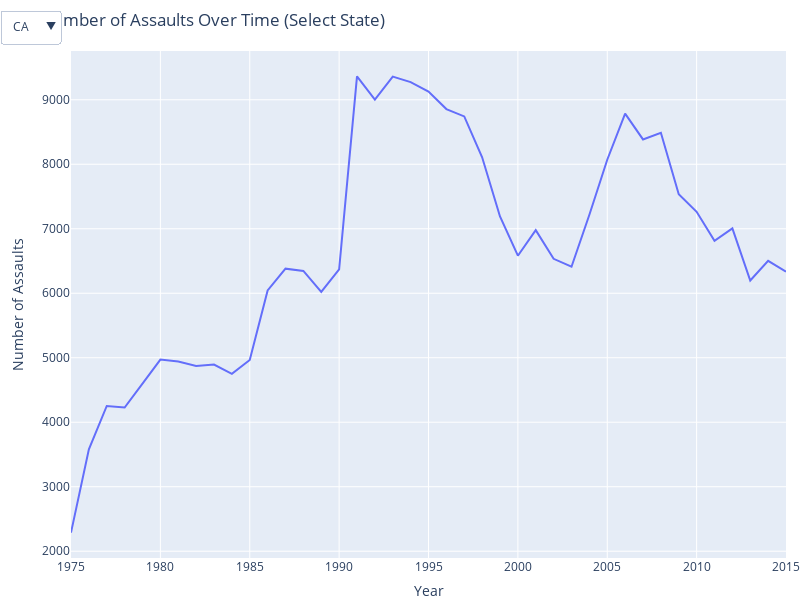

The notebook cell saved with this chart:
### Code cell
# Prepare data for the line plot
assaults_by_year = data.groupby(['Year', 'State'])['Assaults'].sum().reset_index()

# Create a line plot with a dropdown menu using Plotly
fig = go.Figure()

for state in assaults_by_year['State'].unique():
    fig.add_trace(
        go.Scatter(
            x=assaults_by_year[assaults_by_year['State'] == state]['Year'],
            y=assaults_by_year[assaults_by_year['State'] == state]['Assaults'],
            name=state,
            visible=False,
        )
    )

fig.update_layout(
    updatemenus=[
        dict(
            active=0,
            buttons=list([
                dict(label=state, method='update', args=[{'visible': [s == state for s in assaults_by_year['State'].unique()]}, {'title': f'Number of Assaults in {state} Over Time'}]) for state in assaults_by_year['State'].unique()
            ]),
            direction='down',
            pad={'r': 10, 't': 10},
            showactive=True,
            x=-0.1,
            xanchor='left',
            y=1.1,
            yanchor='top',
        )
    ],
    title='Number of Assaults Over Time (Select State)',
    xaxis_title='Year',
    yaxis_title='Number of Assaults',
    height=600,
    width=800,
    margin={'r': 0, 't': 50, 'l': 0, 'b': 0}
)

# Set the first state to visible by default
fig.data[0].visible = True

fig.show()

### Figure 1 — Plotly figure (JSON) as saved in the notebook; plotly's stock layout.template omitted (floating-point values rounded to 4 significant figures)
{"data": [{"name": "CA", "type": "scatter", "visible": true, "x": [1975, 1976, 1977, 1978, 1979, 1980, 1981, 1982, 1983, 1984, 1985, 1986, 1987, 1988, 1989, 1990, 1991, 1992, 1993, 1994, 1995, 1996, 1997, 1998, 1999, 2000, 2001, 2002, 2003, 2004, 2005, 2006, 2007, 2008, 2009, 2010, 2011, 2012, 2013, 2014, 2015], "y": [2288, 3581, 4252, 4228, 4598, 4972, 4941, 4873, 4895, 4751, 4965, 6043, 6381, 6346, 6021, 6369, 9363, 9002, 9360, 9273, 9126, 8856, 8742, 8109, 7190, 6582, 6978, 6534, 6411, 7217, 8070, 8786, 8385, 8489, 7535, 7263, 6812, 7005, 6198, 6503, 6333]}, {"name": "DC", "type": "scatter", "visible": false, "x": [1975, 1976, 1977, 1978, 1979, 1980, 1981, 1982, 1983, 1984, 1985, 1986, 1987, 1988, 1989, 1990, 1991, 1992, 1993, 1994, 1995, 1996, 1997, 1998, 1999, 2000, 2001, 2002, 2003, 2004, 2005, 2006, 2007, 2008, 2009, 2010, 2011, 2012, 2013, 2014, 2015], "y": [2812, 2659, 2594, 2546, 2964, 3236, 3432, 3645, 3646, 4097, 4457, 4181, 5084, 5690, 5775, 6779, 6704, 8566, 9003, 8218, 7228, 6310, 5688, 4932, 4615, 4579, 5003, 4854, 4482, 3863, 3854, 4453, 3566, 3609, 3295, 3238, 2949, 3399, 3724, 4004, 4024]}, {"name": "GA", "type": "scatter", "visible": false, "x": [1975, 1976, 1977, 1978, 1979, 1980, 1981, 1982, 1983, 1984, 1985, 1986, 1987, 1988, 1989, 1990, 1991, 1992, 1993, 1994, 1995, 1996, 1997, 1998, 1999, 2000, 2001, 2002, 2003, 2004, 2005, 2006, 2007, 2008, 2009, 2010, 2011, 2012, 2013, 2014, 2015], "y": [3518, 3518, 3593, 3990, 4639, 5470, 5246, 5722, 5014, 5729, 5990, 6867, 6950, 9001, 9119, 9062, 8967, 9207, 9541, 8728, 8859, 8306, 7563, 7432, 6690, 6849, 5956, 5373, 4360, 4427, 4039, 4308, 4221, 3864, 3419, 3405, 3518, 3555, 2965, 3004, 2944]}, {"name": "IL", "type": "scatter", "visible": false, "x": [1975, 1976, 1977, 1978, 1979, 1980, 1981, 1982, 1983, 1984, 1985, 1986, 1987, 1988, 1989, 1990, 1991, 1992, 1993, 1994, 1995, 1996, 1997, 1998, 1999, 2000, 2001, 2002, 2003, 2004, 2005, 2006, 2007, 2008, 2009, 2010, 2011, 2012, 2013, 2014, 2015], "y": [12514, 11070, 10311, 10325, 10832, 10205, 7359, 8317, 13330, 28420, 29096, 33529, 34172, 35988, 37615, 41114, 42237, 41080, 39753, 40380, 39205, 37097, 36519, 36110, 28027, 26545, 25533, 24842, 19784, 18746, 17943, 17445, 17424, 17032, 15727, 13757, 12408, 12272, 12108, 12530, 13104]}, {"name": "OH", "type": "scatter", "visible": false, "x": [1975, 1976, 1977, 1978, 1979, 1980, 1981, 1982, 1983, 1984, 1985, 1986, 1987, 1988, 1989, 1990, 1991, 1992, 1993, 1994, 1995, 1996, 1997, 1998, 1999, 2000, 2001, 2002, 2003, 2004, 2005, 2006, 2007, 2008, 2009, 2010, 2011, 2012, 2013, 2014, 2015], "y": [2524, 4911, 4735, 5336, 6209, 6898, 6978, 6757, 5814, 5663, 5603, 6572, 5997, 6313, 7031, 8430, 8754, 8709, 8314, 7626, 7717, 6861, 4795, 4500, 5454, 5599, 6307, 6081, 5554, 4880, 4831, 4866, 4898, 4819, 4686, 4551, 4190, 3801, 3963, 4364, 2704]}, {"name": "WA", "type": "scatter", "visible": false, "x": [1975, 1976, 1977, 1978, 1979, 1980, 1981, 1982, 1983, 1984, 1985, 1986, 1987, 1988, 1989, 1990, 1991, 1992, 1993, 1994, 1995, 1996, 1997, 1998, 1999, 2000, 2001, 2002, 2003, 2004, 2005, 2006, 2007, 2008, 2009, 2010, 2011, 2012, 2013, 2014, 2015], "y": [1492, 1601, 1987, 2229, 2328, 2373, 2526, 2383, 2291, 2669, 3178, 3505, 3618, 3675, 3914, 4551, 4019, 4337, 4344, 3615, 2390, 2282, 2654, 2456, 2291, 2463, 2367, 2338, 2229, 2041, 2339, 2326, 2031, 1680, 1945, 1971, 2126, 2198, 1986, 2258, 2394]}, {"name": "CO", "type": "scatter", "visible": false, "x": [1976, 1977, 1978, 1979, 1980, 1981, 1982, 1983, 1984, 1985, 1986, 1987, 1988, 1989, 1990, 1991, 1992, 1993, 1994, 1995, 1996, 1997, 1998, 1999, 2000, 2001, 2002, 2003, 2004, 2005, 2006, 2007, 2008, 2009, 2010, 2011, 2012, 2013, 2014, 2015], "y": [1934, 2379, 2345, 2764, 3173, 3103, 2932, 3243, 3307, 3562, 4193, 3787, 3823, 4279, 5067, 5871, 6161, 6454, 5421, 3796, 2949, 2774, 2283, 2365, 2371, 2389, 2564, 2626, 3697, 3582, 3673, 3044, 2942, 2900, 2782, 2896, 3024, 3116, 3146, 3605]}, {"name": "FL", "type": "scatter", "visible": false, "x": [1976, 1977, 1978, 1979, 1980, 1981, 1982, 1983, 1984, 1985, 1986, 1987, 1988, 1989, 1990, 1991, 1992, 1993, 1994, 1995, 1996, 1997, 1998, 1999, 2000, 2001, 2002, 2003, 2004, 2005, 2006, 2007, 2008, 2009, 2010, 2011, 2012, 2013, 2014, 2015], "y": [4336, 4543, 9027, 9572, 10993, 11409, 12370, 11915, 13285, 14507, 16003, 17618, 8047, 17622, 21990, 20336, 22362, 23011, 22412, 21257, 21188, 20540, 18459, 16285, 16924, 15598, 15184, 14145, 13883, 13793, 12703, 12903, 12050, 10351, 9472, 9167, 9311, 8850, 9365, 9598]}, {"name": "KS", "type": "scatter", "visible": false, "x": [1976, 1977, 1978, 1979, 1980, 1981, 1982, 1983, 1984, 1985, 1986, 1987, 1988, 1989, 1990, 1991, 1992, 1993, 1994, 1995, 1996, 1997, 1998, 1999, 2000, 2001, 2002, 2003, 2004, 2005, 2006, 2007, 2008, 2009, 2010, 2011, 2012, 2013, 2014, 2015], "y": [470, 527, 531, 609, 763, 668, 790, 664, 658, 698, 661, 711, 774, 1038, 771, 960, 1130, 1103, 1024, 1046, 1298, 1481, 1177, 1031, 1279, 1501, 1344, 1435, 1990, 1950, 2534, 2516, 2303, 2441, 2290, 2203, 2135, 2337, 2179, 2730]}, {"name": "MD", "type": "scatter", "visible": false, "x": [1976, 1977, 1978, 1979, 1980, 1981, 1982, 1983, 1984, 1985, 1986, 1987, 1988, 1989, 1990, 1991, 1992, 1993, 1994, 1995, 1996, 1997, 1998, 1999, 2000, 2001, 2002, 2003, 2004, 2005, 2006, 2007, 2008, 2009, 2010, 2011, 2012, 2013, 2014, 2015], "y": [5776, 6050, 5811, 6232, 5775, 6229, 6559, 6267, 6800, 6922, 6340, 6008, 6574, 6849, 7473, 7257, 8452, 8548, 8718, 9134, 8145, 7995, 7556, 10536, 8763, 8500, 8644, 6370, 7159, 6907, 6173, 5859, 5683, 5561, 5492, 4891, 4651, 4460, 4213, 4598]}, {"name": "MI", "type": "scatter", "visible": false, "x": [1976, 1977, 1978, 1979, 1980, 1981, 1982, 1983, 1984, 1985, 1986, 1987, 1988, 1989, 1990, 1991, 1992, 1993, 1994, 1995, 1996, 1997, 1998, 1999, 2000, 2001, 2002, 2003, 2004, 2005, 2006, 2007, 2008, 2009, 2010, 2011, 2012, 2013, 2014, 2015], "y": [6593, 6482, 7533, 7787, 7999, 6648, 6029, 6511, 6182, 6925, 8857, 10582, 10751, 11006, 12498, 12651, 12433, 12999, 13042, 12356, 12188, 12331, 14581, 12948, 13037, 12804, 12542, 11727, 9358, 13485, 13143, 12396, 11000, 11390, 10721, 9508, 9345, 8801, 9194, 7564]}, {"name": "MN", "type": "scatter", "visible": false, "x": [1976, 1977, 1978, 1979, 1980, 1981, 1982, 1983, 1984, 1985, 1986, 1987, 1988, 1989, 1990, 1991, 1992, 1993, 1994, 1995, 1996, 1997, 1998, 1999, 2000, 2001, 2002, 2003, 2004, 2005, 2006, 2007, 2008, 2009, 2010, 2011, 2012, 2013, 2014, 2015], "y": [1220, 1116, 1077, 1554, 1241, 1192, 1314, 1154, 1724, 2361, 2622, 2114, 2420, 2335, 1467, 2471, 2464, 2727, 2990, 2852, 2967, 2831, 2637, 2349, 1984, 1716, 1920, 1895, 2036, 2439, 2836, 2561, 2370, 2148, 1993, 1715, 1711, 1761, 1802, 2045]}, {"name": "NJ", "type": "scatter", "visible": false, "x": [1976, 1977, 1978, 1979, 1980, 1981, 1982, 1983, 1984, 1985, 1986, 1987, 1988, 1989, 1990, 1991, 1992, 1993, 1994, 1995, 1996, 1997, 1998, 1999, 2000, 2001, 2002, 2003, 2004, 2005, 2006, 2007, 2008, 2009, 2010, 2011, 2012, 2013, 2014, 2015], "y": [2309, 2556, 2737, 3001, 3716, 3783, 3705, 3375, 3244, 3705, 3994, 4038, 4672, 4547, 4225, 3869, 3926, 3977, 4331, 4573, 4271, 3558, 2569, 2263, 2016, 1819, 1473, 1261, 1365, 1391, 1359, 1147, 1155, 1130, 1112, 1114, 1093, 926, 944, 1068]}, {"name": "OR", "type": "scatter", "visible": false, "x": [1976, 1977, 1978, 1979, 1980, 1981, 1982, 1983, 1984, 1985, 1986, 1987, 1988, 1989, 1990, 1991, 1992, 1993, 1994, 1995, 1996, 1997, 1998, 1999, 2000, 2001, 2002, 2003, 2004, 2005, 2006, 2007, 2008, 2009, 2010, 2011, 2012, 2013, 2014], "y": [2030, 1892, 1838, 2297, 2298, 2939, 3245, 3502, 3962, 4614, 4433, 4623, 4637, 4932, 4838, 4881, 5167, 5603, 6014, 6066, 5325, 5250, 4681, 4501, 3864, 2963, 2844, 2732, 2405, 2376, 2262, 2110, 2037, 1797, 1794, 1842, 1892, 1776, 1776]}, {"name": "PA", "type": "scatter", "visible": false, "x": [1976, 1977, 1978, 1979, 1980, 1981, 1982, 1983, 1984, 1985, 1986, 1987, 1988, 1989, 1990, 1991, 1992, 1993, 1994, 1995, 1996, 1997, 1998, 1999, 2000, 2001, 2002, 2003, 2004, 2005, 2006, 2007, 2008, 2009, 2010, 2011, 2012, 2013, 2014, 2015], "y": [6078, 5683, 5699, 6042, 6562, 6935, 6999, 6247, 6115, 6649, 7285, 7840, 8266, 8420, 9705, 8440, 7421, 8210, 8118, 8139, 6970, 7208, 10049, 11979, 12564, 11868, 11848, 11372, 11806, 11727, 12139, 11252, 11393, 10493, 10420, 10104, 9783, 9166, 8809, 8935]}, {"name": "TX", "type": "scatter", "visible": false, "x": [1976, 1977, 1978, 1979, 1980, 1981, 1982, 1983, 1984, 1985, 1986, 1987, 1988, 1989, 1990, 1991, 1992, 1993, 1994, 1995, 1996, 1997, 1998, 1999, 2000, 2001, 2002, 2003, 2004, 2005, 2006, 2007, 2008, 2009, 2010, 2011, 2012, 2013, 2014, 2015], "y": [4813, 7005, 7733, 9509, 10084, 8792, 10355, 10202, 11225, 13001, 17999, 18992, 19835, 20566, 22689, 26700, 24978, 24725, 23304, 25079, 25940, 23977, 23522, 23261, 23458, 23812, 23713, 22770, 22798, 22708, 22533, 21088, 21127, 21001, 19596, 18874, 18402, 16981, 17719, 17629]}, {"name": "AZ", "type": "scatter", "visible": false, "x": [1977, 1978, 1979, 1980, 1981, 1982, 1983, 1984, 1985, 1986, 1987, 1988, 1989, 1990, 1991, 1992, 1993, 1994, 1995, 1996, 1997, 1998, 1999, 2000, 2001, 2002, 2003, 2004, 2005, 2006, 2007, 2008, 2009, 2010, 2011, 2012, 2013, 2014, 2015], "y": [3456, 4036, 4579, 5659, 5412, 4784, 5052, 6165, 7592, 8728, 8554, 8860, 8659, 10445, 11103, 11715, 12791, 12871, 13136, 11534, 11342, 10627, 10130, 9925, 9997, 10681, 9918, 9862, 10228, 9954, 9247, 8938, 7656, 7287, 7304, 8726, 8713, 8083, 8380]}, {"name": "HI", "type": "scatter", "visible": false, "x": [1977, 1978, 1979, 1980, 1981, 1982, 1983, 1984, 1985, 1986, 1987, 1988, 1989, 1990, 1991, 1992, 1993, 1994, 1995, 1996, 1997, 1998, 1999, 2000, 2001, 2002, 2003, 2004, 2005, 2006, 2007, 2008, 2009, 2010, 2011, 2012, 2013, 2014, 2015], "y": [357, 346, 357, 398, 340, 400, 599, 553, 552, 737, 915, 1042, 1044, 1211, 894, 1012, 1099, 1169, 1256, 1078, 1131, 1031, 1019, 1058, 1141, 1207, 1336, 1441, 1480, 1543, 1425, 1426, 1411, 1420, 1332, 1246, 1294, 1166, 1208]}, {"name": "IN", "type": "scatter", "visible": false, "x": [1977, 1978, 1979, 1980, 1981, 1982, 1983, 1984, 1985, 1986, 1987, 1988, 1989, 1990, 1991, 1992, 1993, 1994, 1995, 1996, 1997, 1998, 1999, 2000, 2001, 2002, 2003, 2004, 2005, 2006, 2007, 2008, 2009, 2010, 2011, 2012, 2013, 2014, 2015], "y": [1220, 1353, 1594, 1743, 1880, 1892, 1886, 2151, 2422, 2235, 2720, 3670, 3529, 3983, 4415, 4028, 3657, 3422, 3158, 4280, 4601, 5002, 4579, 3753, 4087, 4028, 3714, 3716, 4039, 3751, 5176, 5123, 5271, 5726, 5267, 5967, 5894, 6251, 6497]}, {"name": "MA", "type": "scatter", "visible": false, "x": [1977, 1978, 1979, 1980, 1981, 1982, 1983, 1984, 1985, 1986, 1987, 1988, 1989, 1990, 1991, 1992, 1993, 1994, 1995, 1996, 1997, 1998, 1999, 2000, 2001, 2002, 2003, 2004, 2005, 2006, 2007, 2008, 2009, 2010, 2011, 2012, 2013, 2014, 2015], "y": [3284, 3853, 4236, 4376, 4192, 3980, 4195, 4476, 5036, 5549, 5920, 6291, 6471, 6960, 6446, 6297, 6184, 5881, 5497, 5211, 4765, 4703, 4428, 4507, 4412, 3994, 4113, 4159, 4489, 4485, 4267, 3979, 3596, 3564, 3014, 3050, 2851, 2736, 2873]}, {"name": "NC", "type": "scatter", "visible": false, "x": [1977, 1978, 1979, 1980, 1981, 1982, 1983, 1984, 1985, 1986, 1987, 1988, 1989, 1990, 1991, 1992, 1993, 1994, 1995, 1996, 1997, 1998, 1999, 2000, 2001, 2002, 2003, 2004, 2005, 2006, 2007, 2008, 2009, 2010, 2011, 2012, 2013, 2014, 2015], "y": [1867, 1973, 2156, 2316, 2507, 3346, 3395, 3576, 3830, 4407, 4793, 5287, 5624, 6105, 6304, 7083, 7134, 7178, 7093, 7206, 7449, 7011, 6459, 5647, 5702, 5478, 5295, 5209, 5057, 5221, 4825, 4822, 3974, 3780, 3801, 4150, 3986, 4164, 4597]}, {"name": "NM", "type": "scatter", "visible": false, "x": [1977, 1978, 1979, 1980, 1981, 1982, 1983, 1984, 1985, 1986, 1987, 1988, 1989, 1990, 1991, 1992, 1993, 1994, 1995, 1996, 1997, 1998, 1999, 2000, 2001, 2002, 2003, 2004, 2005, 2006, 2007, 2008, 2009, 2010, 2011, 2012, 2013, 2014, 2015], "y": [1398, 1516, 1602, 1630, 1620, 1508, 1815, 2162, 2578, 2748, 2599, 3108, 3445, 3835, 3972, 4372, 4835, 4940, 2763, 3824, 3629, 3614, 3320, 3317, 3396, 3250, 3045, 3206, 3182, 3059, 3287, 2960, 2597, 2971, 2910, 2740, 2803, 3121, 3273]}, {"name": "NY", "type": "scatter", "visible": false, "x": [1977, 1978, 1979, 1980, 1981, 1982, 1983, 1984, 1985, 1986, 1987, 1988, 1989, 1990, 1991, 1992, 1993, 1994, 1995, 1996, 1997, 1998, 1999, 2000, 2001, 2002, 2003, 2004, 2005, 2006, 2007, 2008, 2009, 2010, 2011, 2012, 2013, 2014, 2015], "y": [1842, 1195, 1582, 1561, 1353, 1615, 1547, 1617, 1699, 1906, 1700, 2158, 2345, 2711, 2968, 2947, 2772, 3251, 3174, 1576, 1542, 1513, 1562, 1887, 1816, 1902, 1999, 2056, 2031, 2001, 1739, 1966, 2083, 1921, 1634, 1808, 1735, 1663, 1640]}, {"name": "OK", "type": "scatter", "visible": false, "x": [1977, 1978, 1979, 1980, 1981, 1982, 1983, 1984, 1985, 1986, 1987, 1988, 1989, 1990, 1991, 1992, 1993, 1994, 1995, 1996, 1997, 1998, 1999, 2000, 2001, 2002, 2003, 2004, 2005, 2006, 2007, 2008, 2009, 2010, 2011, 2012, 2013, 2014, 2015], "y": [1161, 1313, 1435, 1630, 1435, 1395, 1208, 1439, 1805, 2125, 1786, 2159, 2595, 2920, 2998, 3263, 3385, 3230, 3127, 3225, 3361, 3216, 3284, 3399, 3481, 3153, 3080, 3306, 3538, 3477, 3175, 3524, 2856, 2617, 2555, 2529, 2400, 1938, 2354]}, {"name": "TN", "type": "scatter", "visible": false, "x": [1977, 1978, 1979, 1980, 1981, 1982, 1983, 1984, 1985, 1986, 1987, 1988, 1989, 1990, 1991, 1992, 1993, 1994, 1995, 1996, 1997, 1998, 1999, 2000, 2001, 2002, 2003, 2004, 2005, 2006, 2007, 2008, 2009, 2010, 2011, 2012, 2013, 2014, 2015], "y": [1796, 1738, 2858, 3337, 3122, 3568, 3352, 4672, 5056, 5340, 5458, 6208, 6402, 8006, 8231, 8685, 9615, 10155, 10403, 12150, 11566, 9795, 9998, 11058, 11996, 11644, 11166, 11801, 13735, 13401, 13247, 13268, 12064, 11255, 11659, 12703, 11729, 12704, 12472]}, {"name": "WI", "type": "scatter", "visible": false, "x": [1977, 1978, 1979, 1980, 1981, 1982, 1983, 1984, 1985, 1986, 1987, 1988, 1989, 1990, 1991, 1992, 1993, 1994, 1995, 1996, 1997, 1998, 1999, 2000, 2001, 2002, 2003, 2004, 2005, 2006, 2007, 2008, 2009, 2010, 2011, 2012, 2013, 2014, 2015], "y": [879, 890, 1101, 1227, 1257, 1250, 1236, 1249, 1512, 3401, 3495, 2445, 1282, 1486, 1311, 1329, 1411, 1977, 2579, 2210, 2636, 2528, 2531, 2265, 2128, 2148, 2066, 1823, 2811, 3873, 4181, 3884, 3209, 3102, 3255, 4508, 4405, 4877, 5253]}, {"name": "NE", "type": "scatter", "visible": false, "x": [1978, 1979, 1980, 1981, 1982, 1983, 1984, 1985, 1986, 1987, 1988, 1989, 1990, 1991, 1992, 1993, 1994, 1995, 1996, 1997, 1998, 1999, 2000, 2001, 2002, 2003, 2004, 2005, 2006, 2007, 2008, 2009, 2010, 2011, 2012, 2013, 2014, 2015], "y": [792, 830, 679, 470, 1512, 1584, 1654, 1669, 1844, 1749, 1820, 1901, 2307, 2366, 1630, 2906, 2762, 2670, 3726, 3848, 3692, 3445, 2063, 1658, 1632, 1517, 1577, 1415, 1437, 1529, 1475, 1249, 1312, 1350, 1442, 1505, 1523, 1452]}, {"name": "KY", "type": "scatter", "visible": false, "x": [2003, 2004, 2005, 2006, 2007, 2008, 2009, 2010, 2011, 2012, 2013, 2014, 2015], "y": [1673, 1522, 1810, 1873, 2063, 2253, 1907, 1850, 2168, 2350, 2009, 2233, 2469]}], "layout": {"height": 600, "margin": {"b": 0, "l": 0, "r": 0, "t": 50}, "title": {"text": "Number of Assaults Over Time (Select State)"}, "updatemenus": [{"active": 0, "buttons": [{"args": [{"visible": [true, false, false, false, false, false, false, false, false, false, false, false, false, false, false, false, false, false, false, false, false, false, false, false, false, false, false, false]}, {"title": "Number of Assaults in CA Over Time"}], "label": "CA", "method": "update"}, {"args": [{"visible": [false, true, false, false, false, false, false, false, false, false, false, false, false, false, false, false, false, false, false, false, false, false, false, false, false, false, false, false]}, {"title": "Number of Assaults in DC Over Time"}], "label": "DC", "method": "update"}, {"args": [{"visible": [false, false, true, false, false, false, false, false, false, false, false, false, false, false, false, false, false, false, false, false, false, false, false, false, false, false, false, false]}, {"title": "Number of Assaults in GA Over Time"}], "label": "GA", "method": "update"}, {"args": [{"visible": [false, false, false, true, false, false, false, false, false, false, false, false, false, false, false, false, false, false, false, false, false, false, false, false, false, false, false, false]}, {"title": "Number of Assaults in IL Over Time"}], "label": "IL", "method": "update"}, {"args": [{"visible": [false, false, false, false, true, false, false, false, false, false, false, false, false, false, false, false, false, false, false, false, false, false, false, false, false, false, false, false]}, {"title": "Number of Assaults in OH Over Time"}], "label": "OH", "method": "update"}, {"args": [{"visible": [false, false, false, false, false, true, false, false, false, false, false, false, false, false, false, false, false, false, false, false, false, false, false, false, false, false, false, false]}, {"title": "Number of Assaults in WA Over Time"}], "label": "WA", "method": "update"}, {"args": [{"visible": [false, false, false, false, false, false, true, false, false, false, false, false, false, false, false, false, false, false, false, false, false, false, false, false, false, false, false, false]}, {"title": "Number of Assaults in CO Over Time"}], "label": "CO", "method": "update"}, {"args": [{"visible": [false, false, false, false, false, false, false, true, false, false, false, false, false, false, false, false, false, false, false, false, false, false, false, false, false, false, false, false]}, {"title": "Number of Assaults in FL Over Time"}], "label": "FL", "method": "update"}, {"args": [{"visible": [false, false, false, false, false, false, false, false, true, false, false, false, false, false, false, false, false, false, false, false, false, false, false, false, false, false, false, false]}, {"title": "Number of Assaults in KS Over Time"}], "label": "KS", "method": "update"}, {"args": [{"visible": [false, false, false, false, false, false, false, false, false, true, false, false, false, false, false, false, false, false, false, false, false, false, false, false, false, false, false, false]}, {"title": "Number of Assaults in MD Over Time"}], "label": "MD", "method": "update"}, {"args": [{"visible": [false, false, false, false, false, false, false, false, false, false, true, false, false, false, false, false, false, false, false, false, false, false, false, false, false, false, false, false]}, {"title": "Number of Assaults in MI Over Time"}], "label": "MI", "method": "update"}, {"args": [{"visible": [false, false, false, false, false, false, false, false, false, false, false, true, false, false, false, false, false, false, false, false, false, false, false, false, false, false, false, false]}, {"title": "Number of Assaults in MN Over Time"}], "label": "MN", "method": "update"}, {"args": [{"visible": [false, false, false, false, false, false, false, false, false, false, false, false, true, false, false, false, false, false, false, false, false, false, false, false, false, false, false, false]}, {"title": "Number of Assaults in NJ Over Time"}], "label": "NJ", "method": "update"}, {"args": [{"visible": [false, false, false, false, false, false, false, false, false, false, false, false, false, true, false, false, false, false, false, false, false, false, false, false, false, false, false, false]}, {"title": "Number of Assaults in OR Over Time"}], "label": "OR", "method": "update"}, {"args": [{"visible": [false, false, false, false, false, false, false, false, false, false, false, false, false, false, true, false, false, false, false, false, false, false, false, false, false, false, false, false]}, {"title": "Number of Assaults in PA Over Time"}], "label": "PA", "method": "update"}, {"args": [{"visible": [false, false, false, false, false, false, false, false, false, false, false, false, false, false, false, true, false, false, false, false, false, false, false, false, false, false, false, false]}, {"title": "Number of Assaults in TX Over Time"}], "label": "TX", "method": "update"}, {"args": [{"visible": [false, false, false, false, false, false, false, false, false, false, false, false, false, false, false, false, true, false, false, false, false, false, false, false, false, false, false, false]}, {"title": "Number of Assaults in AZ Over Time"}], "label": "AZ", "method": "update"}, {"args": [{"visible": [false, false, false, false, false, false, false, false, false, false, false, false, false, false, false, false, false, true, false, false, false, false, false, false, false, false, false, false]}, {"title": "Number of Assaults in HI Over Time"}], "label": "HI", "method": "update"}, {"args": [{"visible": [false, false, false, false, false, false, false, false, false, false, false, false, false, false, false, false, false, false, true, false, false, false, false, false, false, false, false, false]}, {"title": "Number of Assaults in IN Over Time"}], "label": "IN", "method": "update"}, {"args": [{"visible": [false, false, false, false, false, false, false, false, false, false, false, false, false, false, false, false, false, false, false, true, false, false, false, false, false, false, false, false]}, {"title": "Number of Assaults in MA Over Time"}], "label": "MA", "method": "update"}, {"args": [{"visible": [false, false, false, false, false, false, false, false, false, false, false, false, false, false, false, false, false, false, false, false, true, false, false, false, false, false, false, false]}, {"title": "Number of Assaults in NC Over Time"}], "label": "NC", "method": "update"}, {"args": [{"visible": [false, false, false, false, false, false, false, false, false, false, false, false, false, false, false, false, false, false, false, false, false, true, false, false, false, false, false, false]}, {"title": "Number of Assaults in NM Over Time"}], "label": "NM", "method": "update"}, {"args": [{"visible": [false, false, false, false, false, false, false, false, false, false, false, false, false, false, false, false, false, false, false, false, false, false, true, false, false, false, false, false]}, {"title": "Number of Assaults in NY Over Time"}], "label": "NY", "method": "update"}, {"args": [{"visible": [false, false, false, false, false, false, false, false, false, false, false, false, false, false, false, false, false, false, false, false, false, false, false, true, false, false, false, false]}, {"title": "Number of Assaults in OK Over Time"}], "label": "OK", "method": "update"}, {"args": [{"visible": [false, false, false, false, false, false, false, false, false, false, false, false, false, false, false, false, false, false, false, false, false, false, false, false, true, false, false, false]}, {"title": "Number of Assaults in TN Over Time"}], "label": "TN", "method": "update"}, {"args": [{"visible": [false, false, false, false, false, false, false, false, false, false, false, false, false, false, false, false, false, false, false, false, false, false, false, false, false, true, false, false]}, {"title": "Number of Assaults in WI Over Time"}], "label": "WI", "method": "update"}, {"args": [{"visible": [false, false, false, false, false, false, false, false, false, false, false, false, false, false, false, false, false, false, false, false, false, false, false, false, false, false, true, false]}, {"title": "Number of Assaults in NE Over Time"}], "label": "NE", "method": "update"}, {"args": [{"visible": [false, false, false, false, false, false, false, false, false, false, false, false, false, false, false, false, false, false, false, false, false, false, false, false, false, false, false, true]}, {"title": "Number of Assaults in KY Over Time"}], "label": "KY", "method": "update"}], "direction": "down", "pad": {"r": 10, "t": 10}, "showactive": true, "x": -0.1, "xanchor": "left", "y": 1.1, "yanchor": "top"}], "width": 800, "xaxis": {"title": {"text": "Year"}}, "yaxis": {"title": {"text": "Number of Assaults"}}}}
